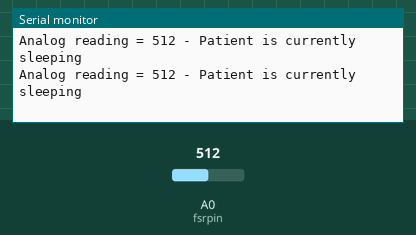
Recording of a sketch running on a simulated Arduino Uno, built with avr-gcc and run on an emulated ATmega328P. Shown: the last lines printed to the serial monitor. The test bench sets the inputs (shaded band); at power-on: A0 (fsrpin) = 512.

Above: at 1.3 s.
1.4 s: A0 (fsrpin) set to 490
At 1.9 s:
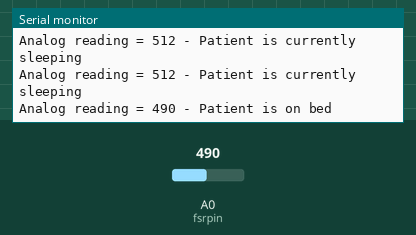
3.5 s: A0 (fsrpin) set to 214
At 3.9 s:
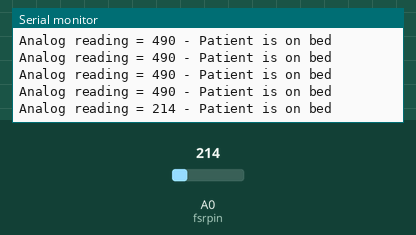
5.0 s: A0 (fsrpin) set to 190
At 5.4 s:
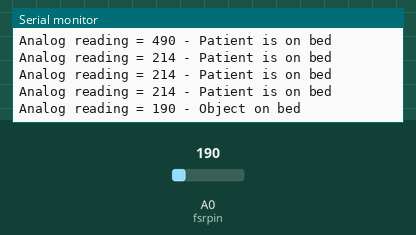
7.0 s: A0 (fsrpin) set to 11
At 7.4 s:
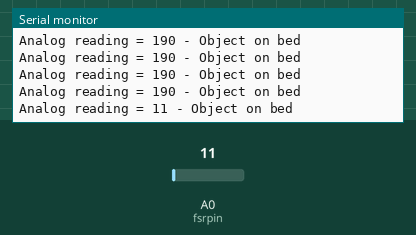
8.5 s: A0 (fsrpin) set to 8
At 8.9 s:
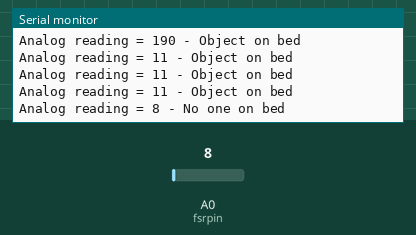

The sketch:

force_code.ino
```cpp
#define fsrpin A0
int fsrreading; //Variable to store FSR value
void setup() {
  Serial.begin(9600);
}
void loop() {
  fsrreading = analogRead(fsrpin);
  Serial.print("Analog reading = ");
  Serial.print(fsrreading);
  if (fsrreading < 10) {
    Serial.println(" - No one on bed");
  } else if (fsrreading < 200) {
    Serial.println(" - Object on bed");
  } else if (fsrreading < 500) {
    Serial.println(" - Patient is on bed");
  } else {
    Serial.println(" - Patient is currently sleeping");
  }
  delay(500); //Delay 500 ms.
}
```

Measured:
- the behaviour switches between 500 and 499 on A0 (fsrpin) (found by bisection; images 0 and 1)
- the behaviour switches between 200 and 199 on A0 (fsrpin) (found by bisection; images 2 and 3)
- the behaviour switches between 10 and 9 on A0 (fsrpin) (found by bisection; images 4 and 5)
- after the input at 1.4 s, the serial monitor: prints a new line after 0.10 s (image 1)
- after the input at 3.5 s, the serial monitor: prints a new line at once (image 2)
- after the input at 5.0 s, the serial monitor: prints a new line at once (image 3)
- after the input at 7.0 s, the serial monitor: prints a new line at once (image 4)
- after the input at 8.5 s, the serial monitor: prints a new line at once (image 5)
